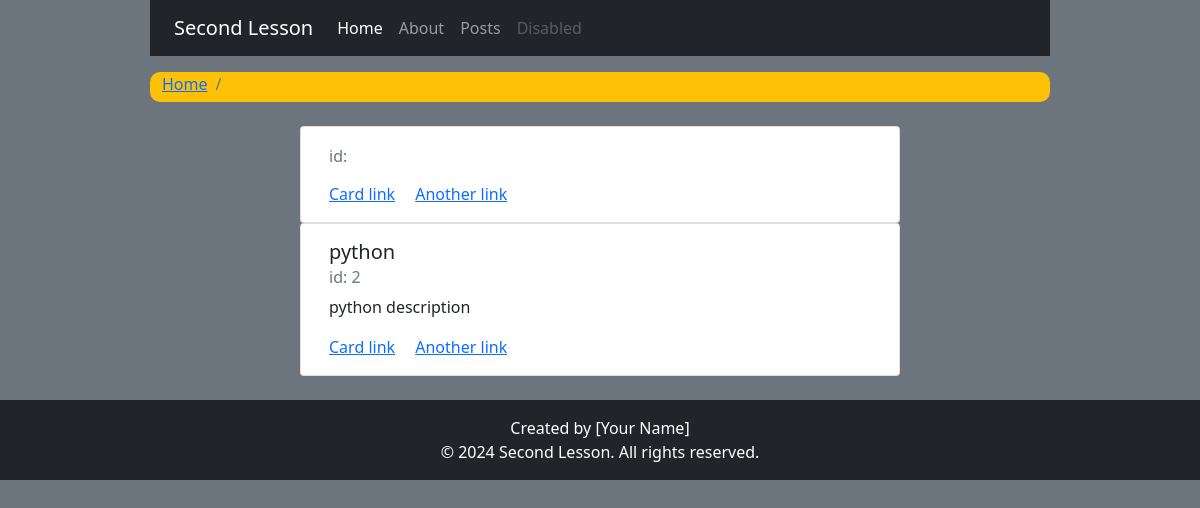
Page /blog/posts/2/ on the committed database.
### blog/models.py (models this page shows)
class Post(models.Model):
    title = models.CharField(max_length=60)
    body = models.TextField()
    publish = models.DateTimeField(default=timezone.now)
    created = models.DateTimeField(auto_now_add=True)
    updated = models.DateTimeField(auto_now=True)
    category = models.ForeignKey('Category', on_delete=models.CASCADE, related_name='posts', null=True)
    def __str__(self):
        return self.title
    class Meta:
        ordering = ['-publish']

### blog/views.py (the view)
# urls.py: path('posts/<int:post_id>/', views.post_details, name='post_details'),
def post_details(request, post_id):
    post = get_object_or_404(Post, id=post_id)
    return render(request, 'blog/product.html', {'post': post})

### blog/templates/blog/product.html (shortened to what this page needs)
{% extends 'base.html' %}
{% block content %}
<nav aria-label="breadcrumb" class="bg-warning container w-75 mb-4" style="height: 30px; border-radius: 10px;">
    <ol class="breadcrumb">
        <li class="breadcrumb-item"><a href="{% url 'blog:home' %}">Home</a></li>
        <li class="breadcrumb-item active" aria-current="page">{{ product_name }}</li>
    </ol>
</nav>
<div class="card container w-50">
    <div class="card-body">
        <h6 class="card-subtitle mb-2 text-muted">id: {{ product_desc.id }}</h6>
        <a href="#" class="card-link">Card link</a>
        <a href="#" class="card-link">Another link</a>
    </div>
</div>
<div class="card container w-50">
    <div class="card-body">
        <h5 class="card-title">{{ post }}</h5>
        <h6 class="card-subtitle mb-2 text-muted">id: {{ post.id }}</h6>
        <p class="card-text">{{ post.body }}</p>
        <a href="#" class="card-link">Card link</a>
        <a href="#" class="card-link">Another link</a>
    </div>
</div>
{% endblock %}

### rows in the picture
Post: title "python", id "2", body "python description"
